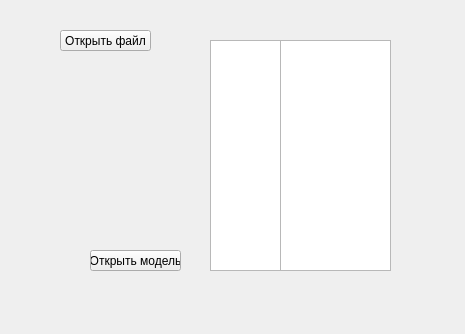
<?xml version="1.0" encoding="UTF-8"?>
<ui version="4.0">
 <class>Form</class>
 <widget class="QWidget" name="Form">
  <property name="geometry">
   <rect>
    <x>0</x>
    <y>0</y>
    <width>465</width>
    <height>334</height>
   </rect>
  </property>
  <property name="windowTitle">
   <string>Form</string>
  </property>
  <widget class="QTextEdit" name="textEdit">
   <property name="geometry">
    <rect>
     <x>210</x>
     <y>40</y>
     <width>71</width>
     <height>231</height>
    </rect>
   </property>
  </widget>
  <widget class="QPushButton" name="pushButton">
   <property name="geometry">
    <rect>
     <x>60</x>
     <y>30</y>
     <width>91</width>
     <height>21</height>
    </rect>
   </property>
   <property name="text">
    <string>Открыть файл</string>
   </property>
  </widget>
  <widget class="QPushButton" name="pushButton_2">
   <property name="geometry">
    <rect>
     <x>90</x>
     <y>250</y>
     <width>91</width>
     <height>21</height>
    </rect>
   </property>
   <property name="text">
    <string>Открыть модель</string>
   </property>
  </widget>
  <widget class="QTextEdit" name="textEdit_2">
   <property name="geometry">
    <rect>
     <x>280</x>
     <y>40</y>
     <width>111</width>
     <height>231</height>
    </rect>
   </property>
  </widget>
 </widget>
 <resources/>
 <connections/>
</ui>
